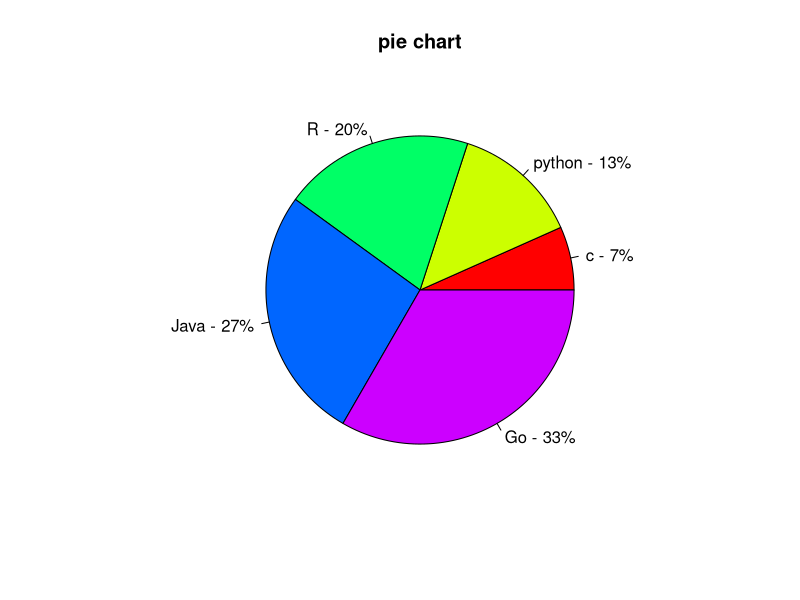

The R script that drew this image:
#importing Required Packages
library(plotrix)
#Data
slices=c(10,20,30,40,50)
#taking percentage of frequency
pct=round(slices/sum(slices)*100)
lab=c("c","python","R","Java","Go")
#concatenating percentage and labels
lbl=paste(lab," - ",pct,"%",sep="")
#Plotting chart with color,header
pie(slices,labels=lbl,main="pie chart",col=rainbow(5))

